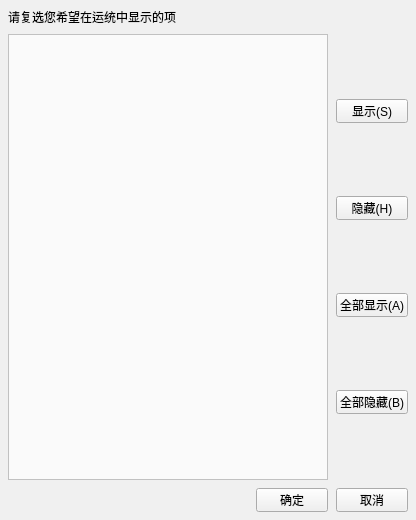
<?xml version="1.0" encoding="UTF-8"?>
<ui version="4.0">
 <class>ColumnDisplaySetWidget</class>
 <widget class="QWidget" name="ColumnDisplaySetWidget">
  <property name="geometry">
   <rect>
    <x>0</x>
    <y>0</y>
    <width>416</width>
    <height>520</height>
   </rect>
  </property>
  <property name="windowTitle">
   <string>列显示设置</string>
  </property>
  <property name="styleSheet">
   <string notr="true">QWidget{
background-color: rgb(240, 240, 240);
}</string>
  </property>
  <layout class="QVBoxLayout" name="verticalLayout_2">
   <property name="spacing">
    <number>8</number>
   </property>
   <property name="leftMargin">
    <number>8</number>
   </property>
   <property name="topMargin">
    <number>8</number>
   </property>
   <property name="rightMargin">
    <number>8</number>
   </property>
   <property name="bottomMargin">
    <number>8</number>
   </property>
   <item>
    <widget class="QLabel" name="label">
     <property name="text">
      <string>请复选您希望在运统中显示的项</string>
     </property>
    </widget>
   </item>
   <item>
    <layout class="QHBoxLayout" name="horizontalLayout_2">
     <item>
      <widget class="QTreeWidget" name="treeWidget">
       <property name="styleSheet">
        <string notr="true">QTreeWidget{
	background-color: rgb(250, 250, 250);
}

QTreeWidget::item:disable{
	color: rgb(0, 0, 0);
}</string>
       </property>
       <property name="autoScroll">
        <bool>true</bool>
       </property>
       <property name="showDropIndicator" stdset="0">
        <bool>true</bool>
       </property>
       <property name="rootIsDecorated">
        <bool>true</bool>
       </property>
       <attribute name="headerVisible">
        <bool>false</bool>
       </attribute>
       <column>
        <property name="text">
         <string notr="true">1</string>
        </property>
       </column>
      </widget>
     </item>
     <item>
      <layout class="QVBoxLayout" name="verticalLayout">
       <item>
        <widget class="QPushButton" name="pushButton_4">
         <property name="minimumSize">
          <size>
           <width>72</width>
           <height>24</height>
          </size>
         </property>
         <property name="maximumSize">
          <size>
           <width>72</width>
           <height>24</height>
          </size>
         </property>
         <property name="text">
          <string>显示(S)</string>
         </property>
        </widget>
       </item>
       <item>
        <widget class="QPushButton" name="pushButton_5">
         <property name="minimumSize">
          <size>
           <width>72</width>
           <height>24</height>
          </size>
         </property>
         <property name="maximumSize">
          <size>
           <width>72</width>
           <height>24</height>
          </size>
         </property>
         <property name="text">
          <string>隐藏(H)</string>
         </property>
        </widget>
       </item>
       <item>
        <widget class="QPushButton" name="pushButton_6">
         <property name="minimumSize">
          <size>
           <width>72</width>
           <height>24</height>
          </size>
         </property>
         <property name="maximumSize">
          <size>
           <width>72</width>
           <height>24</height>
          </size>
         </property>
         <property name="text">
          <string>全部显示(A)</string>
         </property>
        </widget>
       </item>
       <item>
        <widget class="QPushButton" name="pushButton_3">
         <property name="minimumSize">
          <size>
           <width>72</width>
           <height>24</height>
          </size>
         </property>
         <property name="maximumSize">
          <size>
           <width>72</width>
           <height>24</height>
          </size>
         </property>
         <property name="text">
          <string>全部隐藏(B)</string>
         </property>
        </widget>
       </item>
      </layout>
     </item>
    </layout>
   </item>
   <item>
    <layout class="QHBoxLayout" name="horizontalLayout">
     <item>
      <spacer name="horizontalSpacer">
       <property name="orientation">
        <enum>Qt::Horizontal</enum>
       </property>
       <property name="sizeHint" stdset="0">
        <size>
         <width>40</width>
         <height>20</height>
        </size>
       </property>
      </spacer>
     </item>
     <item>
      <widget class="QPushButton" name="pushButton">
       <property name="minimumSize">
        <size>
         <width>72</width>
         <height>24</height>
        </size>
       </property>
       <property name="maximumSize">
        <size>
         <width>72</width>
         <height>24</height>
        </size>
       </property>
       <property name="text">
        <string>确定</string>
       </property>
      </widget>
     </item>
     <item>
      <widget class="QPushButton" name="pushButton_2">
       <property name="minimumSize">
        <size>
         <width>72</width>
         <height>24</height>
        </size>
       </property>
       <property name="maximumSize">
        <size>
         <width>72</width>
         <height>24</height>
        </size>
       </property>
       <property name="text">
        <string>取消</string>
       </property>
      </widget>
     </item>
    </layout>
   </item>
  </layout>
 </widget>
 <resources/>
 <connections/>
</ui>
